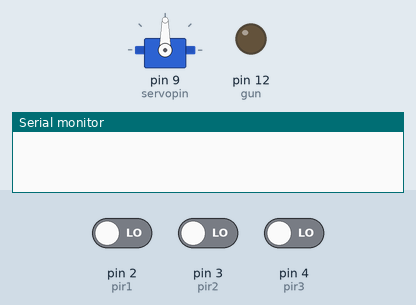
Simulated run of this sketch. Board: Arduino Uno, built with avr-gcc and run on an emulated ATmega328P. Parts: servo, output pins drawn as LEDs (lit = HIGH), the last lines printed to the serial monitor. Dashed ring = blinking. Inputs (shaded band) come from the test bench; at power-on: pin 2 (pir1) LOW, pin 3 (pir2) LOW, pin 4 (pir3) LOW.

Above: at 1.2 s.
1.3 s: pin 2 (pir1) driven HIGH
At 2.66 s:
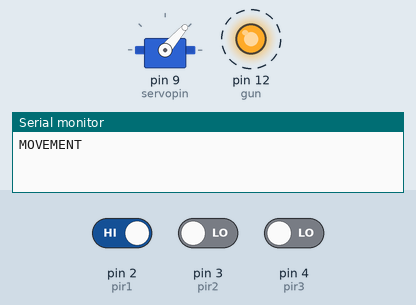
At 3.56 s:
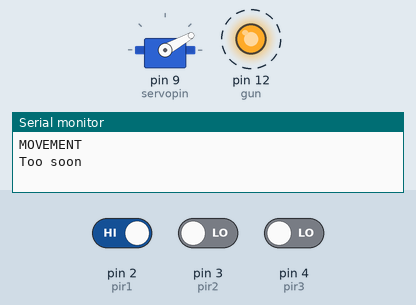
4.3 s: pin 3 (pir2) driven HIGH
At 4.47 s:
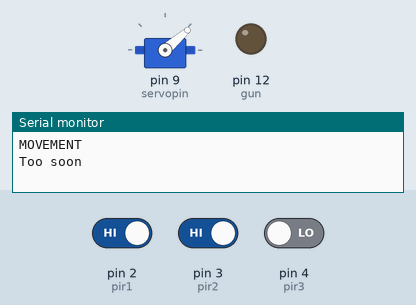
7.3 s: pin 4 (pir3) driven HIGH
Timing chart, 0 to 19.3 s (numbered marks = the images above; inputs shaded):
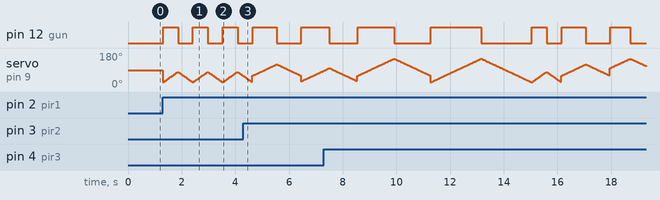

The sketch:

WeaponX.ino
```cpp
#include <Servo.h>

//variables for servo motor
int servopin = 9;
int angle = 0;
Servo myservo;

//variables for PIR sensor
int pir1 = 2;
int pir2 = 3;
int pir3 = 4;

int gun = 12;


//email logic

int minSecsBetweenEmails = 10; // 10 sec
long lastSend = -minSecsBetweenEmails * 1000l;


void setup() {
  // put your setup code here, to run once:

  //setup for servo motor
  myservo.attach(servopin);
  Serial.begin(9600);

  //setup for PIR pins
  pinMode(pir1,INPUT);
  pinMode(pir2,INPUT);
  pinMode(pir3,INPUT);

  pinMode(gun,OUTPUT);

}

void loop() {
  // put your main code here, to run repeatedly:

  long now = millis();


  //logic if movement is only on 1 sensor
  if(digitalRead(pir1) == HIGH){

    for(angle = 25; angle < 80; angle++){
      myservo.write(angle);
      delay(10);
      digitalWrite(gun,HIGH);

    }
    for(angle = 80; angle > 25; angle--){
      myservo.write(angle);
      delay(10);
      digitalWrite(gun,LOW);
    }
    digitalWrite(gun,LOW);

  //************
    if (now > (lastSend + minSecsBetweenEmails * 1000l))
{
Serial.println("MOVEMENT");
lastSend = now;
}
else
{
Serial.println("Too soon");
}
//************

  }


  if(digitalRead(pir2) == HIGH){
    for(angle = 60; angle < 120; angle++){
      myservo.write(angle);
      delay(15);
      digitalWrite(gun,HIGH);
    }
    for(angle = 120; angle > 60; angle--){
      myservo.write(angle);
      delay(15);
      digitalWrite(gun,LOW);
    }
    digitalWrite(gun,LOW);

   //************
    if (now > (lastSend + minSecsBetweenEmails * 1000l))
{
Serial.println("MOVEMENT");
lastSend = now;
}
else
{
Serial.println("Too soon");
}
//************

  }


  if(digitalRead(pir3) == HIGH){
    for(angle = 100; angle < 150; angle++){
      myservo.write(angle);
      delay(15);
      digitalWrite(gun,HIGH);
    }
    for(angle = 150; angle > 100; angle--){
      myservo.write(angle);
      delay(15);
      digitalWrite(gun,LOW);
    }
    digitalWrite(gun,LOW);

    //************
    if (now > (lastSend + minSecsBetweenEmails * 1000l))
{
Serial.println("MOVEMENT");
lastSend = now;
}
else
{
Serial.println("Too soon");
}
//************

  }


  //logic if movement is on 2 sensors i.e on consecutive
  if(digitalRead(pir1) && digitalRead(pir2)){
    for(angle = 30; angle < 100; angle++){
      myservo.write(angle);
      delay(15);
      digitalWrite(gun,HIGH);
    }
    for(angle = 100; angle > 30 ; angle--){
      myservo.write(angle);
      delay(15);
      digitalWrite(gun,LOW);
    }
    digitalWrite(gun,LOW);

    //************
    if (now > (lastSend + minSecsBetweenEmails * 1000l))
{
Serial.println("MOVEMENT");
lastSend = now;
}
else
{
Serial.println("Too soon");
}
//************

  }


  if(digitalRead(pir2) && digitalRead(pir3)){
    for(angle = 60; angle < 150; angle++){
      myservo.write(angle);
      delay(15);
      digitalWrite(gun,HIGH);
    }
    for(angle = 150; angle > 60; angle--){
      myservo.write(angle);
      delay(15);
      digitalWrite(gun,LOW);
    }
    digitalWrite(gun,LOW);

    //************
    if (now > (lastSend + minSecsBetweenEmails * 1000l))
{
Serial.println("MOVEMENT");
lastSend = now;
}
else
{
Serial.println("Too soon");
}
//************

  }


  //logic if movement is on 2 sensors but alternate
  if(digitalRead(pir1) && digitalRead(pir3)){
    for(angle = 25; angle < 150; angle++){
      myservo.write(angle);
      delay(15);
      digitalWrite(gun,HIGH);
    }
    for(angle = 150; angle > 25; angle--){
      myservo.write(angle);
      delay(15);
      digitalWrite(gun,LOW);
    }
    digitalWrite(gun,LOW);

    //************
    if (now > (lastSend + minSecsBetweenEmails * 1000l))
{
Serial.println("MOVEMENT");
lastSend = now;
}
else
{
Serial.println("Too soon");
}
//************

  }


}
```
